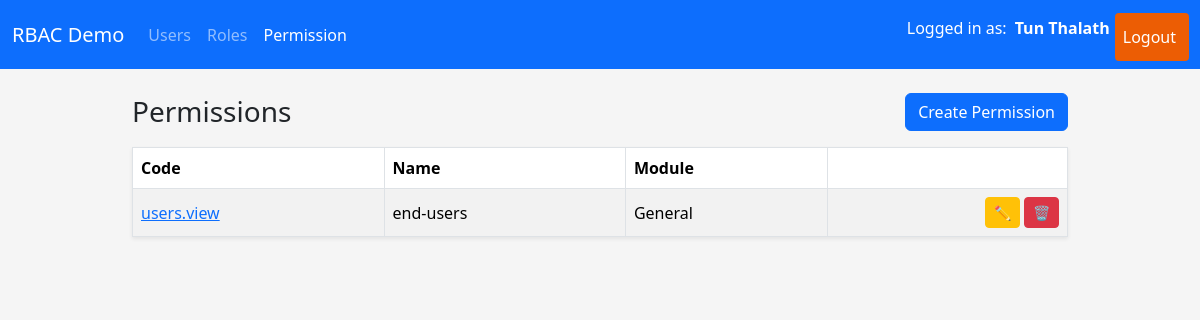
The app's page /permissions/ (signed in), older data.
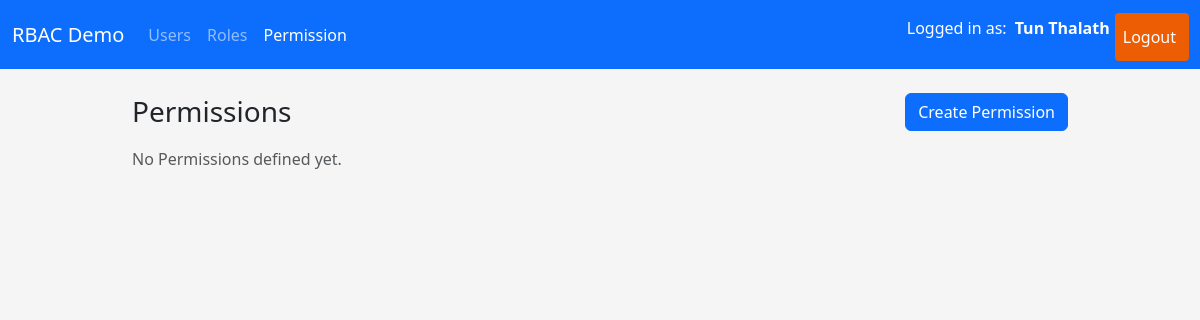
The same page, newer data.
### app/models/permission.py (models this page shows, shortened)
class Permission(db.Model):
    __tablename__ = "permissions"
    id = db.Column(db.Integer, primary_key = True)
    code = db.Column(db.String(64), unique=True, nullable=False, index=True)
    name = db.Column(db.String(120), nullable=False)
    description = db.Column(db.String(255))
    module = db.Column(db.String(80), nullable=False, default="General")
    created_at = db.Column(db.DateTime, default = datetime.utcnow, nullable=False)
    updated_at = db.Column(db.DateTime, default = datetime.utcnow, onupdate = datetime.utcnow, nullable=False)
    roles = db.relationship("Role", secondary=role_permissions, back_populates = "permissions")

### app/routes/permission_routes.py (the view)
@permission_bp.route("/")
@login_required
def index():
    permissions = PermissionService.get_all()
    return render_template("permissions/index.html", permissions=permissions)

### app/services/permission_service.py (called while the page is built)
    @staticmethod
    def get_all() -> List[Permission]:
        return Permission.query.order_by(Permission.code.asc()).all()

### app/templates/permissions/index.html (shortened to what this page needs)
{% extends "layouts/base.html" %}
{% block content %}
<div class="d-flex justify-content-between align-items-center mb-3">
    <h1 class="h3 mb-0">Permissions</h1>
    <a href="{{ url_for('permissions.create') }}" class="btn btn-primary">Create Permission</a>
</div>
{% if permissions %}
    <table class="table table-striped table-bordered align-middle shadow-sm">
        <thead>
            <tr>
                <th>Code</th>
                <th>Name</th>
                <th>Module</th>
                <th class="text-end"></th>
            </tr>
        </thead>
        <tbody>
            {% for perm in permissions %}
            <tr>
                <td>
                    <a href="{{ url_for('permissions.detail', permission_id=perm.id) }}">
                        {{ perm.code }}
                    </a>
                </td>
                <td>
                    {{ perm.name or "_" }}
                </td>
                <td>
                    {{ perm.module }}
                </td>
                <td class="text-end">
                    <a
                        href="{{ url_for('permissions.edit', permission_id = perm.id) }}"
                        class="btn btn-sm btn-warning"
                    >
                    ✏️
                    </a>
                    <a
                        href="{{ url_for('permissions.index', permission_id = perm.id) }}"
                        class="btn btn-sm btn-danger"
                    >
                    🗑️
                    </a>
                </td>
            </tr>
            {% endfor %}
        </tbody>
    </table>
{% else %}
<p class="text-muted"> No Permissions defined yet.</p>
{% endif %}
{% endblock %}

Row changes from the older to the newer data that the page shows:
removed Permission: code "users.view", name "end-users", module "General"
Text that changed along with them:
text no longer shown: "Code Name Module"
text now shown: "No Permissions defined yet."
